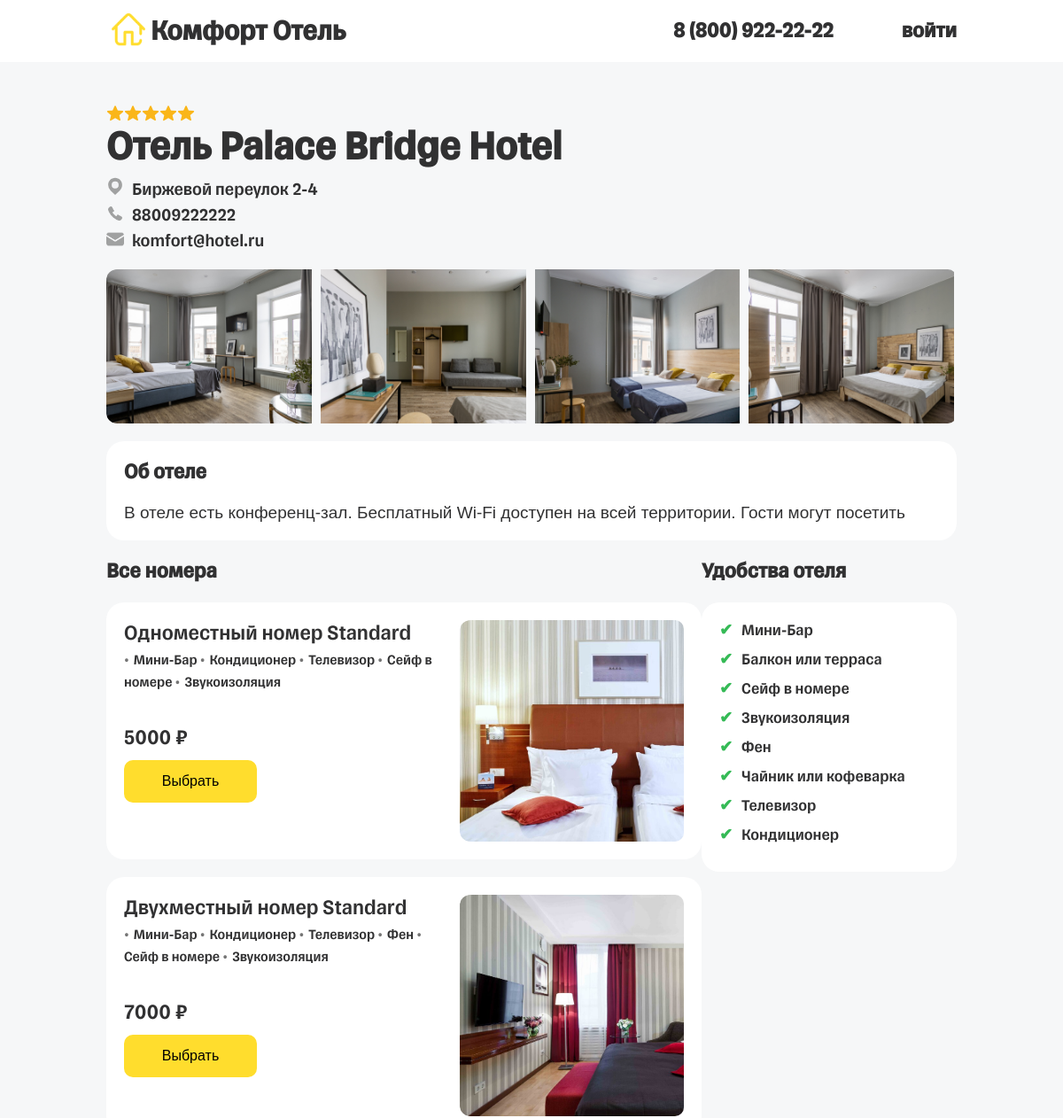
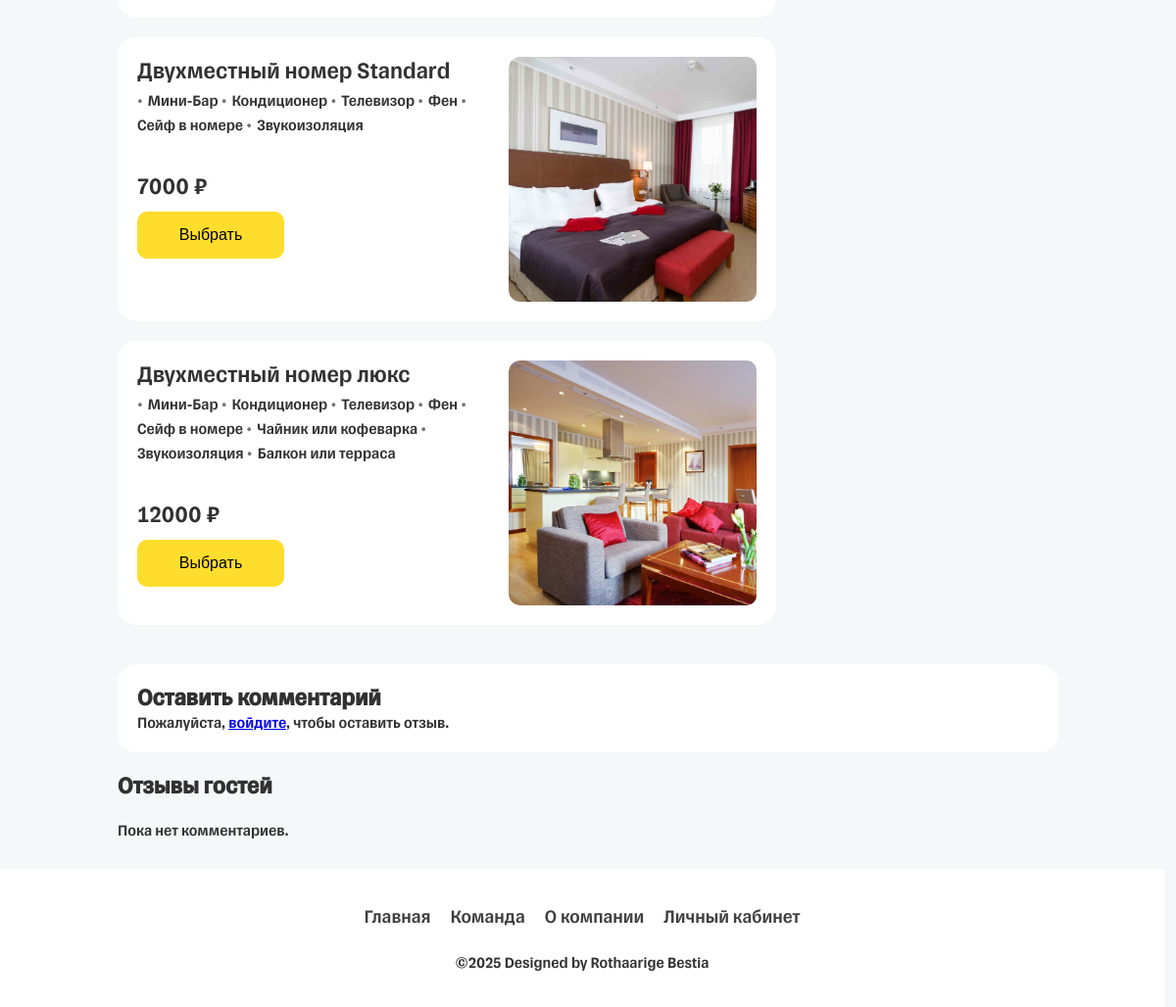
The page /hotel/3/ on the database its author committed (2 pictures, top to bottom).
### product/models.py (models this page shows, shortened)
class Hotel(models.Model):
    RATING_CHOICES = [
        (0, '0'),
        (1, '1'),
        (2, '2'),
        (3, '3'),
        (4, '4'),
        (5, '5'),
    ]
    name = models.CharField('Название', max_length=50)
    address = models.CharField('Адрес', max_length=50)
    contact_phone = models.CharField('Контактный номер', max_length=11)
    email = models.CharField('Email', max_length=100)
    description = models.TextField('Описание', max_length=600)
    rating = models.IntegerField(choices=RATING_CHOICES)
    foto1 = models.CharField('Фото1')
    foto2 = models.CharField('Фото2')
    foto3 = models.CharField('Фото3')
    foto4 = models.CharField('Фото4')
    foto5 = models.CharField('Фото5')
    class Meta:
        verbose_name = 'Отель'
        verbose_name_plural = 'Отели'

class Room(models.Model):
    ROOM_TYPE_CHOICES = [
        (0, 'Одноместный'),
        (1, 'Двуместный'),
        (2, 'Люкс'),
    ]
    room_name = models.CharField('Название комнаты', max_length=50)
    room_number = models.IntegerField('Номер комнаты')
    hotel_id = models.ForeignKey(Hotel, on_delete=models.CASCADE, verbose_name='Отель')
    type = models.IntegerField('Тип комнаты', choices=ROOM_TYPE_CHOICES)
    minbar = models.BooleanField('Мини-Бар', default=True)
    conditioner = models.BooleanField('Кондиционер', default=True)
    television = models.BooleanField('Телевизор', default=True)
    hairdryer = models.BooleanField("Фен", default = True)
    safe = models.BooleanField("Сейф в номере", default = True)
    Kettle_or_coffee_maker = models.BooleanField("Чайник или кофеварка", default = True)
    Sound_insulation = models.BooleanField("Звукоизоляция", default = True)
    Balcony_or_terrace = models.BooleanField("Балкон или терраса", default = True)
    special_for_ivalid = models.BooleanField("Удобства для людей с ограниченными возможностями", default = True)
    Telephone = models.BooleanField("Телефон", default = True)
    Fridge = models.BooleanField("Холодильник", default = True)
    Underfloor_heating = models.BooleanField("Пол с подогревом", default = True)
    Work_facilities = models.BooleanField("Удобства для работы", default = True)
    Baby_cot_services = models.BooleanField("Услуги по предоставлению детской кроватки", default = True)
    price = models.IntegerField('Цена')
    foto1 = models.CharField('Фото1')
    foto2 = models.CharField('Фото2')
    class Meta:
        verbose_name = 'Комната'
        verbose_name_plural = 'Комнаты'

### product/views.py (the view, shortened to what this page needs)
# urls.py: path('hotel/<int:id>/', views.hotel_info, name='hotel_info'),
def hotel_info(request, id):
    hotel = get_object_or_404(Hotel, id=id)
    rooms = Room.objects.filter(hotel_id=hotel.id)
    client = None
    if request.user.is_authenticated:
        try:
            client = request.user.clients
        except User.clients.RelatedObjectDoesNotExist:
            pass
    comments = Reviews_and_ratings.objects.filter(hotel_id=hotel).order_by('-date')
    amenities_set = set()
    for room in rooms:
        if room.minbar:
            amenities_set.add('Мини-Бар')
        if room.conditioner:
            amenities_set.add('Кондиционер')
        if room.television:
            amenities_set.add('Телевизор')
        if room.hairdryer:
            amenities_set.add('Фен')
        if room.safe:
            amenities_set.add('Сейф в номере')
        if room.Kettle_or_coffee_maker:
            amenities_set.add('Чайник или кофеварка')
        if room.Sound_insulation:
            amenities_set.add('Звукоизоляция')
        if room.Balcony_or_terrace:
            amenities_set.add('Балкон или терраса')
        if room.special_for_ivalid:
            amenities_set.add('Удобства для людей с ограниченными возможностями')
        if room.Telephone:
            amenities_set.add('Телефон')
        if room.Fridge:
            amenities_set.add('Холодильник')
        if room.Underfloor_heating:
            amenities_set.add('Пол с подогревом')
        if room.Work_facilities:
            amenities_set.add('Удобства для работы')
        if room.Baby_cot_services:
            amenities_set.add('Услуги по предоставлению детской кроватки')
    context = {
        'hotel': hotel,
        'rooms': rooms,
        'client': client,
        'comments': comments,
        'amenities_set': amenities_set,
    }
    return render(request, 'hotel/hotel_info.html', context)

### product/templates/hotel/hotel_info.html (shortened to what this page needs)
{% load static %}
<!DOCTYPE html>
<html lang="ru">
  {% include "header.html" %}
	<content id="hotel_info-content">
		<section id="mainHotel">
			<div class="mainHotel-textBlock">
				<div class="mainHotel-textBlockRaiting">
        </div>
				<h1 class="mainHotel-textBlockName">{{ hotel.name }}</h1>
				<div class="mainHotel-textBlockContacts">
					<div>
            {{ hotel.address }}<br></div>
					<div><img src="{% static 'img/phone.svg' %}">
            {{ hotel.contact_phone }}<br></div>
					<div><img src="{% static 'img/email.svg' %}">
            {{ hotel.email }}</div>
				</div>
			</div>
			<div class="mainHotel-imageBlock">
        <img src="{% static hotel.foto1 %}" alt="image">
        <img src="{% static hotel.foto2 %}" alt="image">
        <img src="{% static hotel.foto3 %}" alt="image">
        <img src="{% static hotel.foto4 %}" alt="image">
			</div>
		</section>
		<section id="aboutHotel">
			<h2 class="sectionTitle">Об отеле</h2>
			<label>
        {{ hotel.description }}
			</label>
		</section>
		<section id="roomsAndAmenities">
			<div class="Rooms">
				<h2 class="sectionTitle">Все номера</h2>
				{% for room in rooms %}
				<div class="roomBlock">
					<div class="aboutRoomText">
            <h2 class="roomName">{{ room.room_name }}</h2>
						<div class="roomAmenities">
              {% if room.minbar %}
                <label><span>•</span>Мини-Бар</label>
              {% endif %}
              {% if room.conditioner %}
                <label><span>•</span>Кондиционер</label>
              {% endif %}
              {% if room.television %}
                <label><span>•</span>Телевизор</label>
              {% endif %}
              {% if room.hairdryer %}
                <label><span>•</span>Фен</label>
              {% endif %}
              {% if room.safe %}
                <label><span>•</span>Сейф в номере</label>
              {% endif %}
              {% if room.Kettle_or_coffee_maker %}
                <label><span>•</span>Чайник или кофеварка</label>
              {% endif %}
              {% if room.Sound_insulation %}
                <label><span>•</span>Звукоизоляция</label>
              {% endif %}
              {% if room.Balcony_or_terrace %}
                <label><span>•</span>Балкон или терраса</label>
              {% endif %}
						</div>
						<div class="roomPrice">
							<span>{{ room.price }} ₽</span>
							<a href="{% url 'booking' hotel.id room.room_number %}"><button>Выбрать</button></a>
						</div>
					</div>
					<div class="roomImg-roomPrice">
						<div class="roomImgs">
              <img src="{% static room.foto1 %}" alt="image">
						</div>
					</div>
        </div>
				{% endfor %}
      </div>
			<div class="Amenities">
				<h2 class="sectionTitle">Удобства отеля</h2>
				<div class="amenitiesBlock">
          {% for amenity in amenities_set %}
            <label><span>✔</span>{{ amenity }}</label>
          {% endfor %}
				</div>
			</div>
		</section>
		<section id="commentSection">
			<div class="sendCommentBlock">
				<h2>Оставить комментарий</h2>
			<div class="sendCommentBlock-write">
        {% if user.is_authenticated %}
			    <form method="post" action="">
            {% csrf_token %}
            <label for="estimation">Оценка (1-5):</label>
            <select name="estimation" id="estimation">
              <option value="1">1</option>
              <option value="2">2</option>
              <option value="3">3</option>
              <option value="4">4</option>
              <option value="5" selected>5</option>
            </select>
            <br>
            <textarea name="comment" placeholder="Напишите.."></textarea>
            <button type="submit">Отправить</button>
          </form>
        {% else %}
          <p>Пожалуйста, <a href="{% url 'login' %}">войдите</a>, чтобы оставить отзыв.</p>
        {% endif %}
			</div>
			</div>
			<div class="CommentsBlock">
				<h2 class="sectionTitle">Отзывы гостей</h2>
        {% for review in comments %}
				<div class="commentBlock">
					<div class="commentBlock-head">
            <h3 class="contentSender">{{ review.client_id.phio }}</h3>
            <div class="commentInfo">
              <span class="contentDate">{{ review.date|date:"d.m.Y H:i" }}</span>
              {% if review.estimation == 5 or review.estimation == 4 %}
                <div class="commentRaiting green">
                  <span class="commentRaiting-text">{{ review.estimation }}</span>
                </div>
              {% elif review.estimation == 3 %}
                <div class="commentRaiting yellow">
                  <span class="commentRaiting-text">{{ review.estimation }}</span>
                </div>
              {% else %}
                <div class="commentRaiting red">
                  <span class="commentRaiting-text">{{ review.estimation }}</span>
                </div>
              {% endif %}
            </div>
          </div>
          <p class="commentBlock-body">{{ review.comment }}</p>
            {% if user.is_superuser %}
                <form action="{% url 'comment_delete' review.id %}" method="post" style="display:inline;">
                    {% csrf_token %}
                    <button type="submit" onclick="return confirm('Вы уверены, что хотите удалить этот комментарий?');">Удалить</button>
                </form>
            {% endif %}
        </div>
        {% empty %}
          <p>Пока нет комментариев.</p>
        {% endfor %}
      </div>
		</section>
	</content>
	{% include "footer.html" %}
</body>
</html>

### product/templates/header.html (shortened to what this page needs)
<head>
	{% load static %}
	<link rel="stylesheet" href="{% static 'css/style.css' %}">
</head>
<body>
	<header id="classicHeader">
		<div class="logoblock">
			<img src="{% static 'img/icon-home.svg' %}" alt="">
			<h1>
				Комфорт Отель
			</h1>
		</div>
		<div class="loginBlock">
      <a class="loginBlock-phone" href="tel: 8(800)922-22-22">8 (800) 922-22-22</a>
      {% if user.is_authenticated %}
        <a class="loginBlock-link" href="{% url 'user_profile' %}">профиль</a>
      {% else %}
        <a class="loginBlock-link" href="{% url 'login' %}">войти</a>
      {% endif %}
		</div>
	</header>

### product/templates/footer.html
<footer class="footer">
    <ul class="menu">
      <li class="menu__item"><a class="menu__link" href="{% url 'hotel' %}">Главная</a></li>
      <li class="menu__item"><a class="menu__link" href="#">Команда</a></li>
      <li class="menu__item"><a class="menu__link" href="#">О компании</a></li>
      <li class="menu__item"><a class="menu__link" href="{% url 'user_profile' %}">Личный кабинет</a></li>
    </ul>
    <p>&copy;2025 Designed by Rothaarige Bestia</p>
</footer>

### product/templates/static/css/style.css (style rules this page uses)
* { padding: 0; margin: 0; }
html { overflow-x: hidden; }
body { font-family: 'tinkoff',sans-serif; background: #f6f7f8; color: #313132; }
button { background: #ffdd2d; border-radius: 10px; padding: 15px; border: none; cursor: pointer; font-size: 16px; }
.loginBlock { width: 15vw; display: flex; justify-content: space-between; align-items: center; min-width: 320px; }
.loginBlock-phone, .loginBlock-link { font-size: 24px; font-weight: 600; text-decoration: none; color: rgb(255 255 255 / 75%); transition: 0.3s; }
.footer { position: relative; width: 99vw; background: #ffffff; min-height: 100px; padding: 20px 0; display: flex; justify-content: center; align-items: center; flex-direction: column; margin-top: 30px; }
.social-icon, .menu { position: relative; display: flex; justify-content: center; align-items: center; margin: 10px 0; flex-wrap: wrap; }
.social-icon__item, .menu__item { list-style: none; }
.menu__link { font-size: 1.2rem; color: #000000; margin: 0 10px; display: inline-block; transition: 0.5s; text-decoration: none; opacity: 0.75; font-weight: 300; }
.footer p { margin: 15px 0 10px 0; font-size: 1rem; font-weight: 300; }
.sectionTitle { margin-bottom: 20px; }
header#classicHeader { height: 70px; background: white; display: flex; padding: 0 10%; align-items: center; justify-content: space-between; }
header#classicHeader .logoblock { display: flex; align-items: center; }
header#classicHeader .logoblock img { height: 50px; }
header#classicHeader .loginBlock { display: flex; justify-content: space-between; align-items: center; width: 280px; }
header#classicHeader .loginBlock-phone, header#classicHeader .loginBlock-link { color: #313132 !important; transition: 0.3s; }
#mainHotel { padding: 0 20%; height: 45vh; display: flex; flex-direction: column; margin-top: 4%; }
.mainHotel-imageBlock { width: 100%; display: flex; overflow-x: auto; scrollbar-width: none; scrollbar-color: rgba(0, 0, 0, 0.3) transparent; border-radius: 10px; }
.mainHotel-imageBlock img:first-child { border-top-left-radius: 12px; border-bottom-left-radius: 12px; }
.mainHotel-imageBlock img { height: 100%; margin-right: 10px; }
.mainHotel-textBlockRaiting { height: 20px; display: flex; }
.mainHotel-textBlockName { font-size: 46px; }
.mainHotel-textBlockContacts { margin: 0 0 20px 0; color: #313132; font-size: 20px; }
.mainHotel-textBlockContacts div { margin-top: 5px; }
.mainHotel-textBlockContacts img { height: 20px; vertical-align: text-top; margin-right: 5px; }
#aboutHotel { margin: 20px 20%; padding: 20px; border-radius: 20px; background: white; }
#aboutHotel label { font-size: 19px; font-weight: 500; font-family: sans-serif; }
.sendCommentBlock { margin: 20px 20%; background: white; padding: 20px; border-radius: 20px; }
.CommentsBlock { margin: 0 20%; }
#roomsAndAmenities { margin: 0 20%; display: flex; justify-content: space-between; }
.Rooms { width: 70%; }
.roomBlock { background: white; padding: 20px; border-radius: 20px; display: flex; margin-bottom: 20px; }
.roomBlock .aboutRoomText { width: 60%; }
.roomName { font-weight: 500; }
.roomAmenities span { margin: 5px 5px 0px 0; color: #757575; display: inline-block; }
.roomImg-roomPrice { width: 40%; max-height: 250px; }
.roomImgs { height: 100%; display: flex; overflow-x: auto; border-radius: 10px; scrollbar-width: none; scrollbar-color: rgba(0, 0, 0, 0.3) transparent; border-radius: 10px; }
.roomImgs img { height: 100%; margin-right: 10px; }
.roomImgs img:first-child { border-top-left-radius: 12px; border-bottom-left-radius: 12px; }
.roomPrice { display: flex; flex-direction: column; justify-content: flex-end; margin-top: 10%; }
.roomPrice span { font-size: 24px; margin-bottom: 10px; }
.roomPrice button { width: 150px; }
.Amenities { width: 300px; }
.amenitiesBlock { background: white; padding: 20px; border-radius: 20px; margin-top: 20px; }
.amenitiesBlock label { display: block; font-size: 18px; margin-bottom: 10px; }
.amenitiesBlock label span { color: #35ba56; margin-right: 10px; font-weight: 700; }
@media (max-width: 1710px) { #roomsAndAmenities, .CommentsBlock { margin: 0 10%; } }
@media (max-width: 1710px) { #mainHotel { padding: 0 10%; } }
@media (max-width: 1710px) { #aboutHotel { margin: 20px 10%; } }
@media (max-width: 1710px) { .sendCommentBlock { margin: 20px 10%; } }

### rows shown on the page
Hotel: rating 5 (drawn), name "Отель Palace Bridge Hotel", address "Биржевой переулок 2-4", contact_phone "88009222222", email "komfort@hotel.ru", foto1 (picture), foto2 (picture), foto3 (picture), foto4 (picture), description "В отеле есть конференц-зал. Бесплатный Wi-Fi доступен на всей территории. Гости могут посетить"
Room: room_name "Одноместный номер Standard", minbar "Мини-Бар", conditioner "Кондиционер", television "Телевизор", safe "Сейф в номере", Sound_insulation "Звукоизоляция", price "5000", foto1 (picture)
Room: room_name "Двухместный номер Standard", minbar "Мини-Бар", conditioner "Кондиционер", television "Телевизор", hairdryer "Фен", safe "Сейф в номере", Sound_insulation "Звукоизоляция", price "7000", foto1 (picture)
Room: room_name "Двухместный номер Standard", minbar "Мини-Бар", conditioner "Кондиционер", television "Телевизор", hairdryer "Фен", safe "Сейф в номере", Sound_insulation "Звукоизоляция", price "7000", foto1 (picture)
Room: room_name "Двухместный номер люкс", minbar "Мини-Бар", conditioner "Кондиционер", television "Телевизор", hairdryer "Фен", safe "Сейф в номере", Kettle_or_coffee_maker "Чайник или кофеварка", Sound_insulation "Звукоизоляция", Balcony_or_terrace "Балкон или терраса", price "12000", foto1 (picture)

### other values the page prints
{{ amenity }} "Мини-Бар" "Балкон или терраса" "Сейф в номере" "Звукоизоляция" "Фен" "Чайник или кофеварка" "Телевизор" "Кондиционер"
